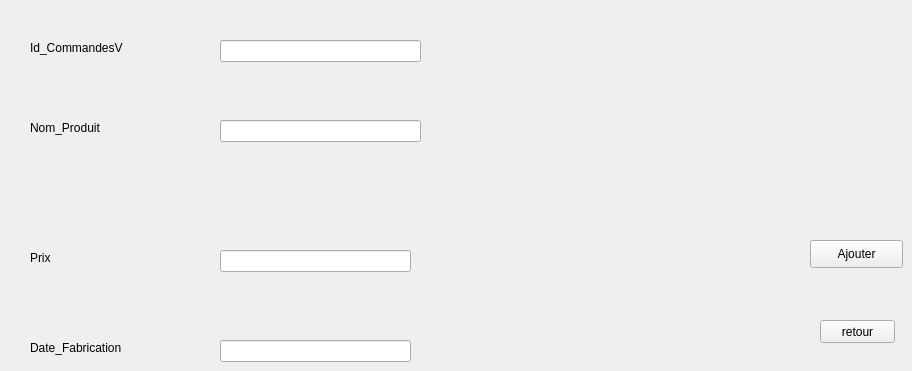
      <widget class="QWidget" name="tab_3">
       <attribute name="title">
        <string>Ajouter Commandes de Ventes</string>
       </attribute>
       <widget class="QLabel" name="label_13">
        <property name="geometry">
         <rect>
          <x>30</x>
          <y>40</y>
          <width>111</width>
          <height>16</height>
         </rect>
        </property>
        <property name="text">
         <string>Id_CommandesV</string>
        </property>
       </widget>
       <widget class="QLabel" name="label_14">
        <property name="geometry">
         <rect>
          <x>30</x>
          <y>120</y>
          <width>101</width>
          <height>16</height>
         </rect>
        </property>
        <property name="text">
         <string>Nom_Produit</string>
        </property>
       </widget>
       <widget class="QLabel" name="label_15">
        <property name="geometry">
         <rect>
          <x>30</x>
          <y>250</y>
          <width>55</width>
          <height>16</height>
         </rect>
        </property>
        <property name="text">
         <string>Prix</string>
        </property>
       </widget>
       <widget class="QLabel" name="label_16">
        <property name="geometry">
         <rect>
          <x>30</x>
          <y>340</y>
          <width>101</width>
          <height>16</height>
         </rect>
        </property>
        <property name="text">
         <string>Date_Fabrication</string>
        </property>
       </widget>
       <widget class="QLineEdit" name="lineEdit_6">
        <property name="geometry">
         <rect>
          <x>220</x>
          <y>40</y>
          <width>201</width>
          <height>22</height>
         </rect>
        </property>
       </widget>
       <widget class="QLineEdit" name="lineEdit_7">
        <property name="geometry">
         <rect>
          <x>220</x>
          <y>120</y>
          <width>201</width>
          <height>22</height>
         </rect>
        </property>
       </widget>
       <widget class="QLineEdit" name="lineEdit_8">
        <property name="geometry">
         <rect>
          <x>220</x>
          <y>250</y>
          <width>191</width>
          <height>22</height>
         </rect>
        </property>
       </widget>
       <widget class="QPushButton" name="pushButton_ajouter">
        <property name="geometry">
         <rect>
          <x>810</x>
          <y>240</y>
          <width>93</width>
          <height>28</height>
         </rect>
        </property>
        <property name="text">
         <string>Ajouter</string>
        </property>
       </widget>
       <widget class="QLineEdit" name="l9">
        <property name="geometry">
         <rect>
          <x>220</x>
          <y>340</y>
          <width>191</width>
          <height>22</height>
         </rect>
        </property>
       </widget>
       <widget class="QPushButton" name="retour_z">
        <property name="geometry">
         <rect>
          <x>820</x>
          <y>320</y>
          <width>75</width>
          <height>23</height>
         </rect>
        </property>
        <property name="text">
         <string>retour</string>
        </property>
       </widget>
      </widget>
